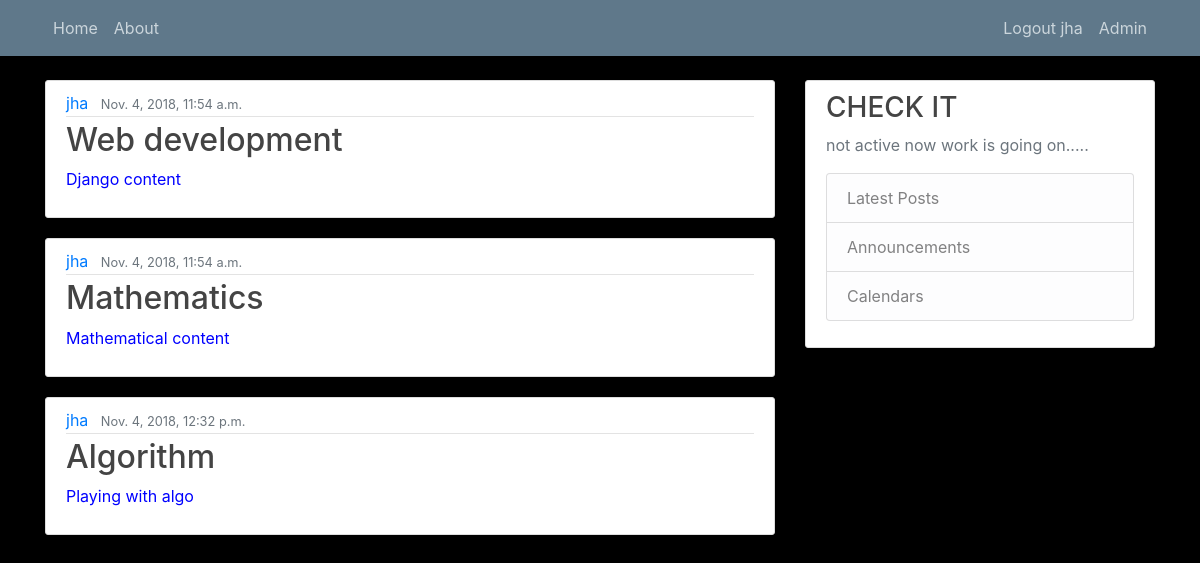
The app's page /home/ (signed in) with its own data.
### myapp/models.py (models this page shows)
class Post(models.Model):
    title=models.CharField(max_length=100)
    content=models.TextField()
    date_Posted=models.DateTimeField(default=timezone.now())
    author=models.ForeignKey(User,on_delete=models.CASCADE)

### myapp/views.py (the view)
# urls.py: 2. Add a URL to urlpatterns:  path('', views.home, name='home')
@login_required
def home(request):
    context={'post':Post.objects.all()}
    return render(request, 'myapp/myapp_home.html',context)

### myapp/templates/myapp/myapp_home.html
{% extends "myapp/base.html" %}
{% block content %}
    {% for posts in post %}
      <article class="media content-section">
          <div class="media-body">
            <div class="article-metadata">
              <a class="mr-2" href="#">{{ posts.author }}</a>
              <small class="text-muted">{{ posts.date_Posted }}</small>
            </div>
            <h2><a class="article-title" href="#">{{ posts.title }}</a></h2>
            <p class="article-content">{{ posts.content }}</p>
          </div>
      </article>
    {% endfor %}
 {% endblock content %}

### myapp/templates/myapp/base.html (shortened to what this page needs)
{% load static %}
<!DOCTYPE html>
<html lang="en">
<head>
    <link rel="stylesheet" href="https://maxcdn.bootstrapcdn.com/bootstrap/4.0.0/css/bootstrap.min.css">
    <link rel="stylesheet" type="text/css" href="{% static 'myapp/style.css' %}">
</head>
<body>
    <header class="site-header">
      <nav class="navbar navbar-expand-md navbar-dark bg-steel fixed-top">
        <div class="container">
          <div class="collapse navbar-collapse" id="navbarToggle">
            <div class="navbar-nav mr-auto">
               {% if user.is_authenticated %}
                 <a class="nav-item nav-link" href="{% url 'home_page' %}">Home</a>
                 <a class="nav-item nav-link" href="{% url 'about_page' %}">About</a>
               {% else %}
                  <a class="nav-item nav-link" href="{% url 'about_page' %}">About</a>
                {% endif %}
            </div>
            <div class="navbar-nav">
                {% if user.is_authenticated %}
                  <a class="nav-item nav-link" href="{%url 'logout'%}">Logout {{ user.get_username }}</a>
                  <a class="nav-item nav-link" href="admin"> Admin</a>
                {% else %}
              <a class="nav-item nav-link" href="{%url 'login'%}">Login</a>
              <a class="nav-item nav-link" href="{%url 'register_page'%}">Register</a>
                {% endif %}
            </div>
          </div>
        </div>
      </nav>
    </header>
    <main role="main" class="container">
      <div class="row">
        <div class="col-md-8">
          {% block content %}{% endblock %}
        </div>
        <div class="col-md-4">
          <div class="content-section">
            <h3>CHECK IT</h3>
            <p class='text-muted'>not active now work is going on.....
              <ul class="list-group">
                <li class="list-group-item list-group-item-light">Latest Posts</li>
                <li class="list-group-item list-group-item-light">Announcements</li>
                <li class="list-group-item list-group-item-light">Calendars</li>
              </ul>
            </p>
          </div>
        </div>
      </div>
    </main>
</body>
</html>
</body>
</html>

### myapp/static/myapp/style.css (style rules this page uses)
body { background-color: black; color:blue; margin-top: 5rem; }
h1, h2, h3, h4, h5, h6 { color: #444444; }
ul { margin: 0; }
.bg-steel { background-color: #5f788a; }
.site-header .navbar-nav .nav-link { color: #cbd5db; }
.content-section { background: #ffffff; padding: 10px 20px; border: 1px solid #dddddd; border-radius: 3px; margin-bottom: 20px; }
.article-title { color: #444444; }
.article-content { white-space: pre-line; }
.article-metadata { padding-bottom: 1px; margin-bottom: 4px; border-bottom: 1px solid #e3e3e3 }

### records on screen
Post: author "jha", date_Posted "Nov. 4, 2018, 11:54 a.m.", title "Web development", content "Django content"
Post: author "jha", date_Posted "Nov. 4, 2018, 11:54 a.m.", title "Mathematics", content "Mathematical content"
Post: author "jha", date_Posted "Nov. 4, 2018, 12:32 p.m.", title "Algorithm", content "Playing with algo"

### other values on screen
{{ user.get_username }} "jha"
